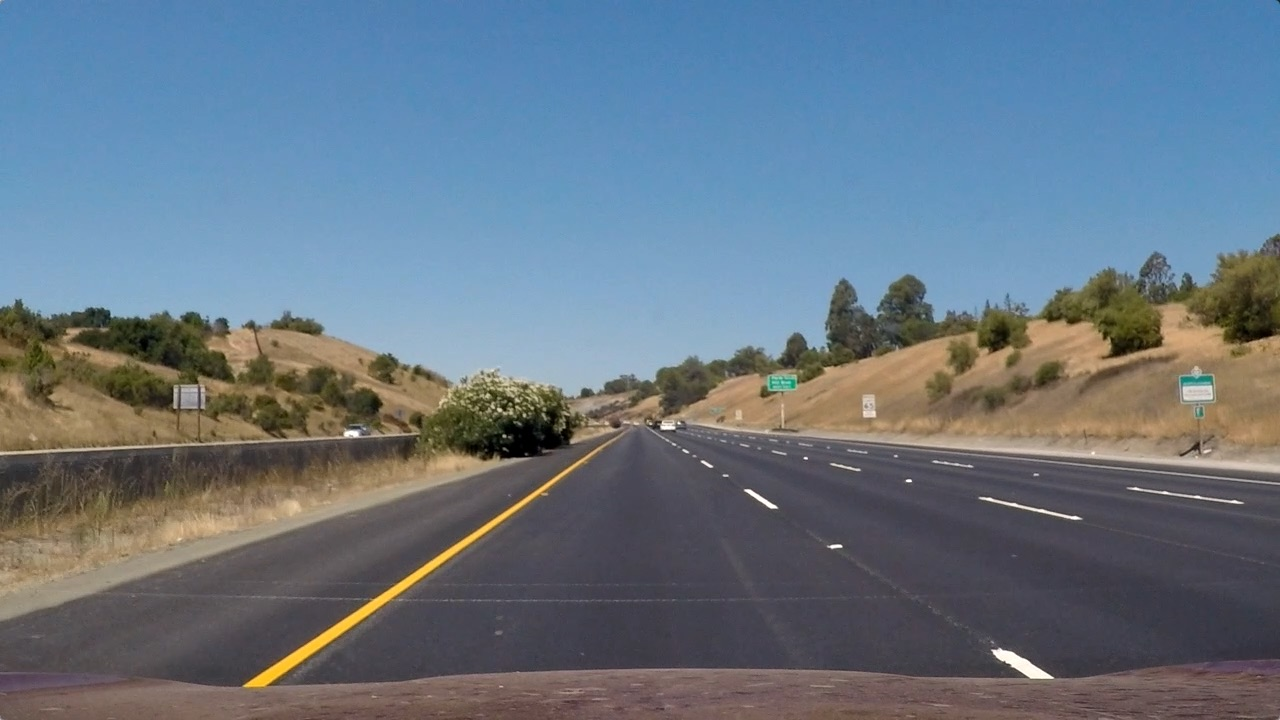
#> input picture test_images/straight_lines1.jpg, 1280 x 720 px; its folder holds only this picture in this run
$ jupyter execute --allow-errors vehicle_detection_colab.ipynb   (older library calls are emulated)
#> lines starting #> are read from the running program, lines starting #| are printed output that depends on the picture
[cell 1]
import numpy as np
import cv2
import glob
import matplotlib.pyplot as plt
# HOG & Extraction
from skimage.feature import hog
import time
import matplotlib.image as mpimg
#SVC
from sklearn.preprocessing import StandardScaler
from sklearn.model_selection import train_test_split
from sklearn.svm import LinearSVC
import pickle
import warnings
from scipy.ndimage import label
import random
from moviepy.editor import VideoFileClip

[cell 2]
from google.colab import drive
drive.mount('/content/drive')

#### Loading dataset

[cell 3]
cars_dir = [car for car in glob.glob("../dataset/vehicles/*/*.png",recursive=True)]
non_car_dir = [non_car for non_car in glob.glob("../dataset/non-vehicles/*/*.png",recursive=True)]
print("Cars loaded: {} Non cars loaded: {}".format(len(cars_dir),len(non_car_dir)))

#### Loading test Images

[cell 4]
def display_images(images,rows,columns,text=[],axis="off"):
    fig = plt.figure(figsize=(30, 30))
    for i in enumerate(images):
        # Adds a subplot at the 1st position
        fig.add_subplot(rows, columns, i[0]+1)
        # showing image
        plt.imshow(i[1])
        plt.axis(axis)
        try:
            plt.title(text[i[0]])
        except:
            if(i[0]==0):
                print("No text input")
    pass

[cell 5]
test_images = [plt.imread(i) for i in glob.glob("/content/drive/MyDrive/Image Processing Phase 2/test_images/*.jpg")]
#> test_images = 1 item

#> (the rest of this cell did not finish here and is left out)

#> the loop in display_images, `for i in enumerate(images):` made 1 pass
#> (reads HOG/classifier.p from the repository)

## HOG

#### Feature Extraction

[cell 6]
def bin_spatial(img, size=(32, 32)):
    # Use cv2.resize().ravel() to create the feature vector
    features = cv2.resize(img, size).ravel()
    # Return the feature vector
#     print(features.shape)
    return features

def color_hist(img, nbins=32, bins_range=(0, 256)):
    # Compute the histogram of the color channels separately
    channel1_hist = np.histogram(img[:,:,0], bins=nbins, range=bins_range)
    channel2_hist = np.histogram(img[:,:,1], bins=nbins, range=bins_range)
    channel3_hist = np.histogram(img[:,:,2], bins=nbins, range=bins_range)
    # Concatenate the histograms into a single feature vector
    hist_features = np.concatenate((channel1_hist[0], channel2_hist[0], channel3_hist[0]))
# [6 lines of commented-out code are left out]
    return hist_features

# Return HOG features and visualization
# Hog takes only gray images
def get_hog_features(img, orient, pix_per_cell, cell_per_block,
                        vis=False, feature_vec=True):
    # Call with two outputs if vis==True
    if vis == True:
        features, hog_image = hog(img, orientations=orient, pixels_per_cell=(pix_per_cell, pix_per_cell),
                                  cells_per_block=(cell_per_block, cell_per_block), transform_sqrt=True,
                                  visualize=vis, feature_vector=feature_vec)
        return features, hog_image
    # Otherwise call with one output
    else:
        features = hog(img, orientations=orient, pixels_per_cell=(pix_per_cell, pix_per_cell),
                       cells_per_block=(cell_per_block, cell_per_block), transform_sqrt=True,
                       visualize=vis, feature_vector=feature_vec)
        return features
# [13 lines left out: function convert_rgb_color, not called in this run]

# Extract feature wrapper that extracts and combines all features
def extract_features(imgs,params):
    cspace= params['color_space']
    hog_channel=params['hog_channel']
    orient=params['orient']
    pix_per_cell= params['pix_per_cell']
    cell_per_block=params['cell_per_block']
    spatial_size=params['spatial_size']
    hist_bins=params['hist_bins']
    hist_range=params['hist_range']
    # Create a list to append feature vectors to
    features = []
    # Iterate through the list of images
    for file in imgs:
        # Read in each one by one
        image = mpimg.imread(file)
        # apply color conversion if other than 'RGB'
        feature_image = convert_rgb_color(image,cspace)
        # Call get_hog_features() with vis=False, feature_vec=True
        if hog_channel == 'ALL':
            hog_features = []
            for channel in range(feature_image.shape[2]):
                hog_features.append(get_hog_features(feature_image[:,:,channel],
                                    orient, pix_per_cell, cell_per_block,
                                    vis=False, feature_vec=True))
            hog_features = np.ravel(hog_features) #Join all channels hog features into one feature vector
        else:
            hog_features = get_hog_features(feature_image[:,:,hog_channel], orient,
                        pix_per_cell, cell_per_block, vis=False, feature_vec=True)

        # Apply bin_spatial() to get spatial color features
        spatial_features = bin_spatial(feature_image, size=spatial_size)
        # Apply color_hist() also with a color space option now
        hist_features = color_hist(feature_image, nbins=hist_bins, bins_range=hist_range) # Seems useless (?)
        # Append the new feature vector to the features list
        features.append(np.concatenate((spatial_features, hist_features,hog_features))) # Add all features into one feature vector

    # Return list of feature vectors
    return features

[cell 7]
## Parameters
params={}
params['color_space'] ='YCrCb'
params['hog_channel'] ='ALL'
params['orient'] = 9
params['pix_per_cell'] = 8
params['cell_per_block'] = 2
params['spatial_size'] = (32,32)
params['hist_bins'] = 32
params['hist_range'] = (0,256)

## SVM

#### Extracting features

[cell 8]
t1=time.time()

cars_features = extract_features(cars_dir,params)
notcars_features = extract_features(non_car_dir,params)

t2 = time.time()
print(round(t2-t1, 2), 'second to extract features (HOG,spatial and color features).')

#### Data Standardization Step

[cell 9]
#Making one feature vector that starts with cars and ends with non_cars
X = np.vstack((cars_features, notcars_features)).astype(np.float64)
#Computes the mean and standard deviation to be used for later scaling.
#> (the rest of this cell did not finish here and is left out)

#### Data Split train & test

[cell 10]
rand_state = np.random.randint(0, 100) # Store state and also generate random test-train splits
#> (the rest of this cell did not finish here and is left out)

#> (a cell that did not finish here is left out)

#### Save to pickle file step

[cell 12]
dist_pickle = {}
#> (the rest of this cell did not finish here and is left out)

## Car Detection

#### Car Detection Function

[cell 13]
def detect_cars(img,params, h_shift=0, visualization=False):
     #Parameters:
#> called with h_shift = 0, visualization = False
    svc=params['svc']
    X_scaler=params['scaler']
    orient=params['orient']
    cells_per_step = params['cells_per_step']
    pix_per_cell=params['pix_per_cell']
    cell_per_block=params['cell_per_block']
    spatial_size=params['spatial_size']
    hist_bins=params['hist_bins']
    ystart_ystop_scale = params['ystart_ystop_scale']

    #Boxes
    detected_boxes_list = [] # All detected cars in an image
    window_visited_list = [] # All windows in an image

    #to make computation efficient by reducing values between 0 to 1
    draw_img = np.copy(img)
#> draw_img is the input picture: shape (720, 1280, 3); mean R, G, B 103.2, 117.7, 131.2
    img = img.astype(np.float32)/255

    #Searching at different window sizes to get as much detection
    for (ystart, ystop, scale) in ystart_ystop_scale:

        #Crop region of interest:
        #Far of the camera should have smaller window scale, closer should have bigger window scale.

        search_img = img[ystart:ystop, :, :]
        conv_color_img = cv2.cvtColor(search_img, cv2.COLOR_RGB2YCrCb)


        if scale != 1:
            imshape = conv_color_img.shape
            conv_color_img = cv2.resize(conv_color_img, (np.int(imshape[1]/scale), np.int(imshape[0]/scale)))

        ch1 = conv_color_img[:,:,0]
        ch2 = conv_color_img[:,:,1]
        ch3 = conv_color_img[:,:,2]

        # Define number of blocks:
        nxblocks = (ch1.shape[1] // pix_per_cell) - cell_per_block + 3  # All possible x blocks
        nyblocks = (ch1.shape[0] // pix_per_cell) - cell_per_block + 1 # All possible y blocks
        nfeat_per_block = orient*cell_per_block**2 # Just a measurement of number of features

        # Window size is 64x64
        window = 64
        #Number of blocks per window
        nblocks_per_window = (window // pix_per_cell) - cell_per_block + 1# can also mean no of cells / window
        nxsteps = (nxblocks - nblocks_per_window) // cells_per_step
        nysteps = (nyblocks - nblocks_per_window) // cells_per_step
        #nxsteps * nysteps = number of windows I think
        #print("nxsteps:",nxsteps,"nysteps:",nysteps, "number of windows:",nxsteps*(nysteps))

        # Compute individual channel HOG features for the entire image
        # This is an optimization much better than getting hog for each single window
        hog1 = get_hog_features(ch1, orient, pix_per_cell, cell_per_block, feature_vec=False)
        hog2 = get_hog_features(ch2, orient, pix_per_cell, cell_per_block, feature_vec=False)
        hog3 = get_hog_features(ch3, orient, pix_per_cell, cell_per_block, feature_vec=False)

        # Sliding Window
        box_vis=[]
        for xb in range(nxsteps):
            for yb in range(nysteps):
                ypos = yb*cells_per_step
                xpos = xb*cells_per_step
                # Extract HOG for this patch
                # Hog cells in x , y
                hog_feat1 = hog1[ypos:ypos+nblocks_per_window, xpos:xpos+nblocks_per_window].ravel()
                hog_feat2 = hog2[ypos:ypos+nblocks_per_window, xpos:xpos+nblocks_per_window].ravel()
                hog_feat3 = hog3[ypos:ypos+nblocks_per_window, xpos:xpos+nblocks_per_window].ravel()
                hog_features = np.hstack((hog_feat1, hog_feat2, hog_feat3))

                # Position of window in pixels in the scaled cropped image
                xleft = xpos*pix_per_cell
                ytop = ypos*pix_per_cell

                # Extract the image patch covered by current window
                subimg = cv2.resize(conv_color_img[ytop:ytop+window, xleft:xleft+window], (window,window))

                # Get color features
                spatial_features = bin_spatial(subimg, size=spatial_size)
                hist_features = color_hist(subimg, nbins=hist_bins)

                # Scale features and make a prediction
                test_features = X_scaler.transform(np.hstack((spatial_features, hist_features, hog_features)).reshape(1, -1))

                # Make prediction based on trained model
                test_prediction = svc.predict(test_features) # Returns 1 if car is detected 0 if not

                if(visualization): # Draw a box over the real image
                    # To view scale and compare it to car sizes
                    xbox_left = np.int(xleft*scale)
                    ytop_draw = np.int(ytop*scale)
                    win_draw = np.int(window*scale)
                    # Append Detection Position to list
                    box_vis.append(((xbox_left, ytop_draw+ystart),(xbox_left+win_draw,ytop_draw+win_draw+ystart)))
                # Detected cars go here
                if test_prediction == 1:
                    xbox_left = np.int(xleft*scale)
                    ytop_draw = np.int(ytop*scale)
                    win_draw = np.int(window*scale)
                    # Append Detection Position to list
                    detected_boxes_list.append(((xbox_left+h_shift, ytop_draw+ystart),(xbox_left+win_draw+h_shift,ytop_draw+win_draw+ystart)))

        window_visited_list += [box_vis]
#> this loop made 3 passes
#> pass 1, in detect_cars, `search_img = img[ystart:ystop, :, :]`:
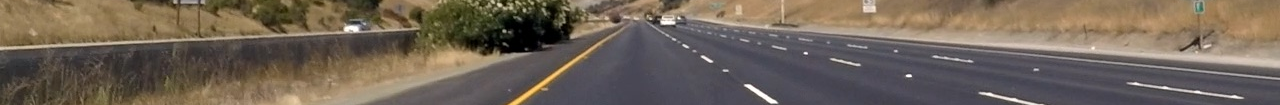
#> search_img: shape (105, 1280, 3) float32; mean of channels 0, 1, 2 0.44, 0.392, 0.342; drawn as R, G, B
#> pass 1, in detect_cars, `ch1 = conv_color_img[:,:,0]`:
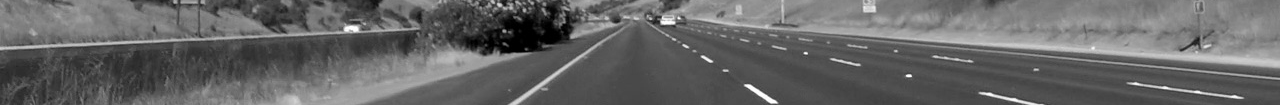
#> ch1: shape (105, 1280) float32; min 0, max 0.999, mean 0.401
#> pass 1, in detect_cars, `ch2 = conv_color_img[:,:,1]`:
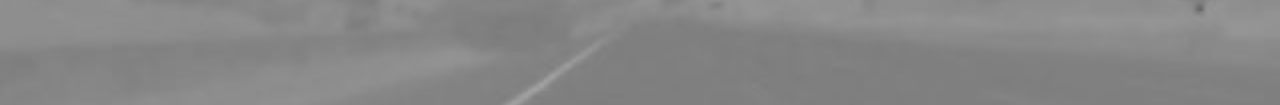
#> ch2: shape (105, 1280) float32; min 0.401, max 0.634, mean 0.528
#> after the loop:
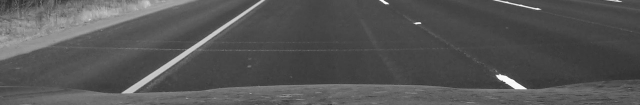
#> ch1: shape (105, 640) float32; min 0.176, max 0.995, mean 0.337
#> after the loop:
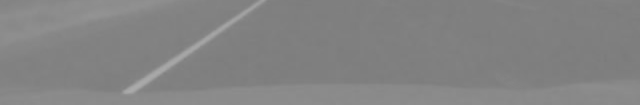
#> ch2: shape (105, 640) float32; min 0.483, max 0.673, mean 0.516
#> after the loop:
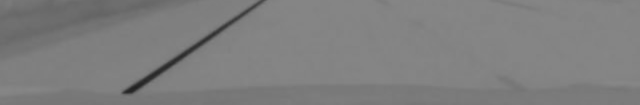
#> ch3: shape (105, 640) float32; min 0.127, max 0.531, mean 0.497
#> after the loop:
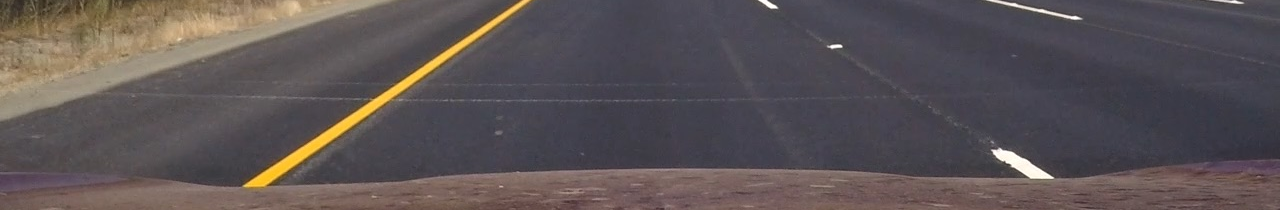
#> search_img: shape (210, 1280, 3) float32; mean of channels 0, 1, 2 0.359, 0.327, 0.332; drawn as R, G, B
#> after the loop:
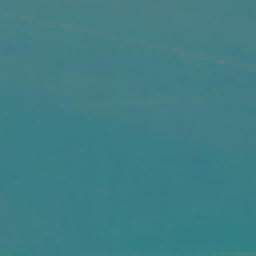
#> subimg: shape (64, 64, 3) float32 (shown 4 times larger); mean of channels 0, 1, 2 0.252, 0.499, 0.521; drawn as R, G, B
#> after the loop, detected_boxes_list = []; window_visited_list = [[], [], []]
    if(visualization):
        return detected_boxes_list, window_visited_list
    return detected_boxes_list

#### Load classifer

[cell 14]
dist_pickle = {}
dist_pickle = pickle.load( open("/content/drive/MyDrive/Image Processing Phase 2/classifier.p", "rb" ) )

[cell 15]
## Redefining parameters
params['svc'] = dist_pickle['svc']
params['scaler'] = dist_pickle['scaler']
params['color_space'] ='YCrCb'
params['hog_channel'] ='ALL'
params['orient'] = 9
params['pix_per_cell'] = 8
params['cell_per_block'] = 2
params['cells_per_step'] = 2
params['spatial_size'] = (32,32)
params['hist_bins'] = 32
params['hist_range'] = (0,256)
params['ystart_ystop_scale'] = [(405, 510, 1),(400, 600, 1.5), (500, 710, 2) ]

[cell 16]
# [11 lines left out: function draw_boxes, not called in this run]

#### Visualize Window Size At Different Positions

[cell 17]
warnings.filterwarnings("ignore",category=DeprecationWarning)
#> (the rest of this cell did not finish here and is left out)

#### Draw Detected Cars

[cell 18]
def detected_boxes(img, dboxes, thickness=2):
    imcopy = np.copy(img)
    for dbox in dboxes:
        r = random.randint(0,255)
        g = random.randint(0,255)
        b = random.randint(0,255)
        color = (r,g,b)
        cv2.rectangle(img=imcopy, pt1=dbox[0], pt2=dbox[1],
                      color=color, thickness=thickness)
    return imcopy

[cell 19]
boxes_detected = [detect_cars(detection_img, params) for detection_img in test_images]
#> boxes_detected = [[]]
window_capture = [detected_boxes(test_images[i],boxes_detected[i]) for i in range(len(boxes_detected))]
#> window_capture = 1 item
display_images(window_capture,len(window_capture)//2+1,2,axis="on")
#> the loop in display_images (call 2), `for i in enumerate(images):` made 1 pass
#| No text input
# We seem to have a problem of false positives and multiple boxes
# Solution is thresholding using heatmap
